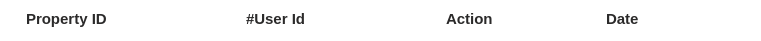
       <widget class="QFrame" name="frame_21">
        <property name="geometry">
         <rect>
          <x>20</x>
          <y>460</y>
          <width>761</width>
          <height>41</height>
         </rect>
        </property>
        <property name="styleSheet">
         <string notr="true">QFrame{
  border-radius: 15px;
  border: 2px solid white ;
background-color:white;

}
QLabel
{
font-size:15px;
font-weight:bold;
color:#2B2A2A;
}
QPushButton{
  border-radius: 10px;
  background: #FF7F7F;
color:white;



}

QPushButton:hover{
background: #CCD0CD;
color:Black;
}

</string>
        </property>
        <property name="frameShape">
         <enum>QFrame::Shape::StyledPanel</enum>
        </property>
        <property name="frameShadow">
         <enum>QFrame::Shadow::Raised</enum>
        </property>
        <widget class="QLabel" name="label_156">
         <property name="geometry">
          <rect>
           <x>20</x>
           <y>3</y>
           <width>141</width>
           <height>31</height>
          </rect>
         </property>
         <property name="text">
          <string>Property ID</string>
         </property>
        </widget>
        <widget class="QLabel" name="label_157">
         <property name="geometry">
          <rect>
           <x>240</x>
           <y>3</y>
           <width>141</width>
           <height>31</height>
          </rect>
         </property>
         <property name="text">
          <string>#User Id</string>
         </property>
        </widget>
        <widget class="QLabel" name="label_158">
         <property name="geometry">
          <rect>
           <x>440</x>
           <y>3</y>
           <width>141</width>
           <height>31</height>
          </rect>
         </property>
         <property name="text">
          <string>Action</string>
         </property>
        </widget>
        <widget class="QLabel" name="label_159">
         <property name="geometry">
          <rect>
           <x>600</x>
           <y>3</y>
           <width>131</width>
           <height>31</height>
          </rect>
         </property>
         <property name="text">
          <string>Date</string>
         </property>
        </widget>
       </widget>
